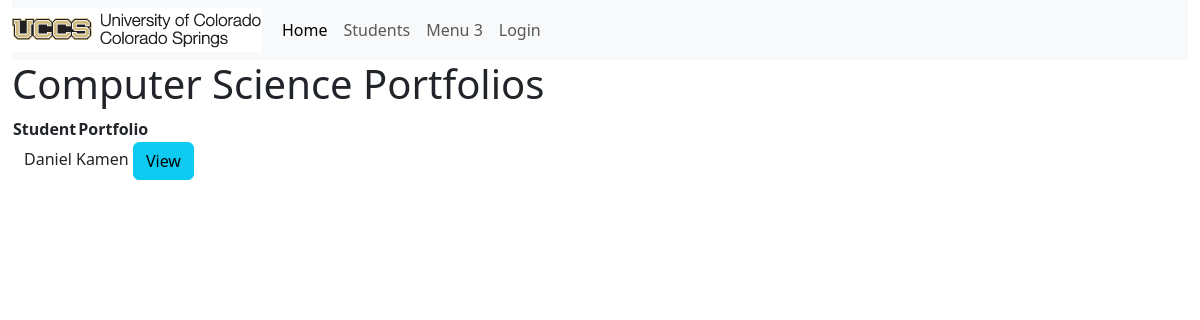
Before: / with the older database file.
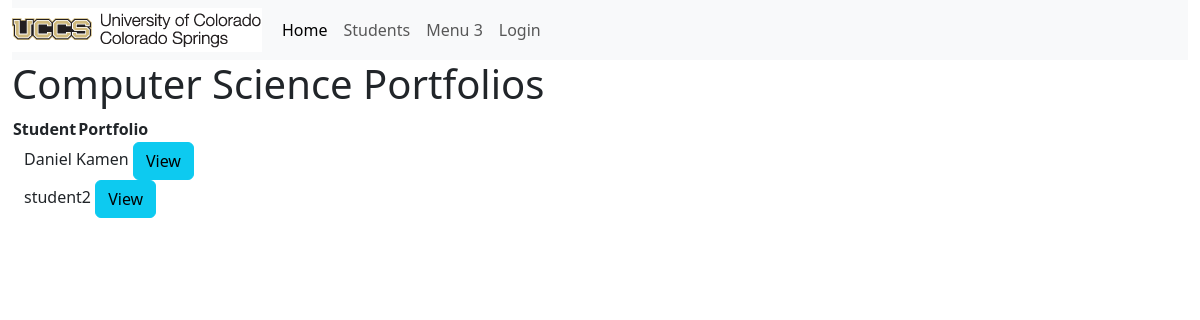
After: the same page with the newer database file.
### portfolio_app/models.py (models this page shows, shortened)
class Student(models.Model):
    MAJOR = (
    ('CSCI-BS', 'BS in Computer Science'),
    ('CPEN-BS', 'BS in Computer Engineering'),
    ('BIGD-BI', 'BI in Game Design and Development'),
    ('BICS-BI', 'BI in Computer Science'),
    ('BISC-BI', 'BI in Computer Security'),
    ('CSCI-BA', 'BA in Computer Science'),
    ('DASE-BS', 'BS in Data Analytics and Systems Engineering')
    )
    name = models.CharField(max_length=200)
    email = models.CharField("UCCS Email", max_length=200)
    major = models.CharField(max_length=200, choices=MAJOR)
    portfolio = models.OneToOneField(Portfolio, null=True, on_delete=models.CASCADE, default=None, unique=True)

### portfolio_app/views.py (the view)
# urls.py: path('', views.index, name='index'),
def index(request):
   return render(request, 'portfolio_app/index.html', {'portfolios': Portfolio.objects.all(), 'projects': Project.objects.all(), 'students': Student.objects.all()})

### portfolio_app/models.py (called while the page is built)
    def get_absolute_url(self):
        return reverse('portfolio-detail', args=[str(self.id)])

### portfolio_app/templates/portfolio_app/index.html
{% extends "portfolio_app/base_template.html" %}
{% block content %}
<h1>Computer Science Portfolios</h1>
<table>
    <tr>
        <th>Student</th>
        <th>Portfolio</th>
    </table>
    {% for student in students %}
        <div class="container">
        {{student.name}}
        <a class="btn btn-info" href={{student.portfolio.get_absolute_url}} role="button">View</a>
        </div>
    {% endfor %}
{% endblock %}

### portfolio_app/templates/portfolio_app/base_template.html (shortened to what this page needs)
{% load static %}
<!DOCTYPE html>
<html lang="en">
 <head>
   <link href="https://cdn.jsdelivr.net/npm/bootstrap@5.3.1/dist/css/bootstrap.min.css" rel="stylesheet">
 </head>
 <body>
   <div class="container-fluid">
     <nav class="navbar navbar-expand-lg bg-body-tertiary">
       <img src="{% static 'images/uccs_logo.gif' %}">
       <div class="container-fluid">
         <div class="collapse navbar-collapse" id="navbarNavAltMarkup">
           <div class="navbar-nav">
             <a class="nav-link active" aria-current="page" href="{% url 'index' %}">Home</a>
             <a class="nav-link" href="/students">Students</a>
             <a class="nav-link" href="#">Menu 3</a>
             {% if user.is_authenticated %}
               <a class="nav-link" href="{% url 'logout' %}?next={{ request.path }}">Logout {{user}}</a>
             {% else %}
               <a class="nav-link" href="{% url 'login' %}?next={{ request.path }}">Login</a>
             {% endif %}
           </div>
         </div>
       </div>
     </nav>
       <div class="col-sm-10">
         {% block content %}
         {% endblock %}
       </div>
     </div>
 </body>
</html>

Changed rows visible on the page:
added Student: name "student2"
